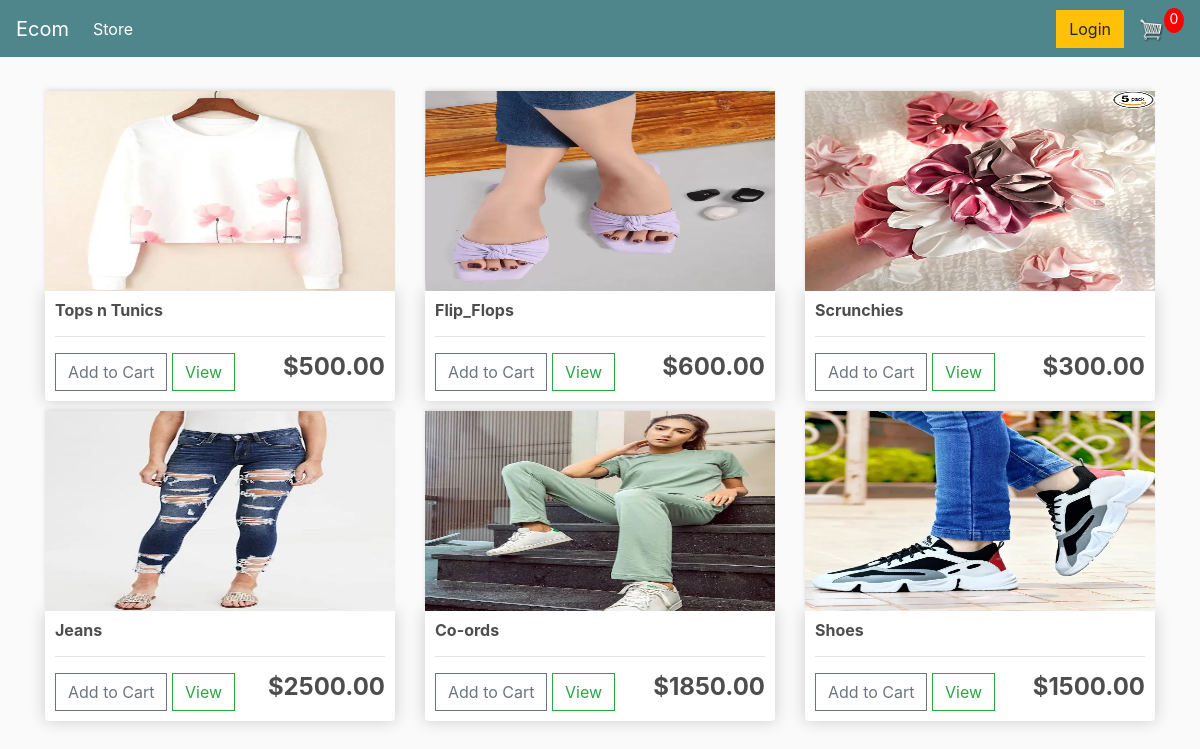
The page / on the database its author committed.
### store/models.py (models this page shows, shortened)
class Product(models.Model):
    name = models.CharField(max_length=200)
    price = models.FloatField()
    digital = models.BooleanField(default=False, null=True,blank=True)
    image = models.ImageField(null=True,blank=True)
    @property
    def imageURL(self):
        try:
            url = self.image.url
        except:
            url = ''
        return url

### store/views.py (the view)
# urls.py: path('', include('store.urls')),
def store(request):
	products = Product.objects.all()
	context = {'products':products}
	return render(request, 'store/store.html', context)

### store/templates/store/store.html
{% extends 'store/main.html' %}
{% load static %}
{% block content %}
<div class="row">
       {% for product in products %}
	<div class="col-lg-4">
        <img class="thumbnail" src="{{product.imageURL}}">
		<div class="box-element product">
            <h6><strong>{{product.name}}</strong></h6>
            <hr>
            <button  class="btn btn-outline-secondary add-btn">Add to Cart</button>
            <a class="btn btn-outline-success" href="#">View</a>
		<h4 style="display: inline-block; float: right"><strong>${{product.price|floatformat:2}}</strong></h4>
		</div>
	</div>
      {% endfor %}
</div>
{% endblock content %}

### store/templates/store/main.html (shortened to what this page needs)
<!DOCTYPE html>
{% load static %}
<html lang="en">
<head>
    <link rel="stylesheet" href="https://stackpath.bootstrapcdn.com/bootstrap/4.4.1/css/bootstrap.min.css"
>
    <link rel="stylesheet" type="text/css" href="{% static 'css/main.css' %}">
</head>
<body>
    <nav class="navbar navbar-expand-lg navbar-dark bg-dark">
        <a class="navbar-brand" href="{% url 'store' %}">Ecom</a>
        <div class="collapse navbar-collapse" id="navbarSupportedContent">
            <ul class="navbar-nav mr-auto">
                <li class="nav-item active">
                    <a class="nav-link" href="{% url 'store' %}">Store <span class="sr-only">(current)</span></a>
                </li>
            </ul>
            <div class="form-inline my-2 my-lg-0">
                <a href="#" class="btn btn-warning">Login</a>
                <a href="{% url 'cart' %}">
                    <img id="cart-icon" src="{% static 'images/cart.png' %}">
                </a>
                <p id="cart-total">0</p>
            </div>
        </div>
    </nav>
    <div class="container">
        <br>
        {% block content %}
        {% endblock content %}
    </div>
</body>
</html>

### static/css/main.css (style rules this page uses)
body { background-color: hsl(0, 0%, 98%); }
h1,h2,h3,h4,h5,h6 { color:hsl(0, 0%, 30%); }
.box-element { box-shadow:hsl(0, 0%, 80%) 0 0 16px; background-color: #fff; border-radius: 4px; padding: 10px; }
.thumbnail { width: 100%; height: 200px; -webkit-box-shadow: -1px -3px 5px -2px rgba(214,214,214,1); -moz-box-shadow: -1px -3px 5px -2px rgba(214,214,214,1); box-shadow: -1px -3px 5px -2px rgba(214,214,214,1); }
.product { border-radius: 0 0 4px 4px; }
.bg-dark { background-color: #4f868c!important; }
#cart-icon { width:25px; display: inline-block; margin-left: 15px; }
#cart-total { display: block; text-align: center; color:#fff; background-color: red; width: 20px; height: 25px; border-radius: 50%; font-size: 14px; }
.col-lg-4, .col-lg-6, .col-lg-8, .col-lg-12 { margin-top: 10px; }
.btn { border-radius: 0; }

### rows shown on the page
Product: imageURL (picture), name "Tops n Tunics", price "500.00"
Product: imageURL (picture), name "Flip_Flops", price "600.00"
Product: imageURL (picture), name "Scrunchies", price "300.00"
Product: imageURL (picture), name "Jeans", price "2500.00"
Product: imageURL (picture), name "Co-ords", price "1850.00"
Product: imageURL (picture), name "Shoes", price "1500.00"
